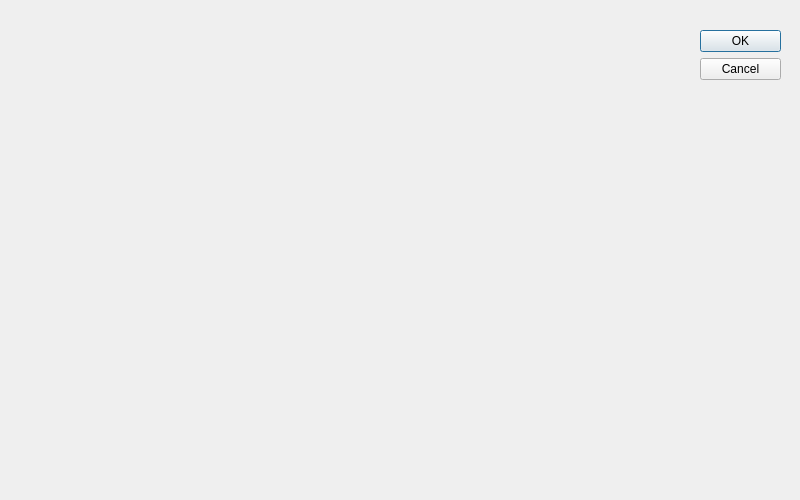
<?xml version="1.0" encoding="UTF-8"?>
<ui version="4.0">
 <class>MarburgFever</class>
 <widget class="QDialog" name="MarburgFever">
  <property name="geometry">
   <rect>
    <x>0</x>
    <y>0</y>
    <width>800</width>
    <height>500</height>
   </rect>
  </property>
  <property name="windowTitle">
   <string>Dialog</string>
  </property>
  <widget class="QDialogButtonBox" name="buttonBox">
   <property name="geometry">
    <rect>
     <x>700</x>
     <y>30</y>
     <width>81</width>
     <height>241</height>
    </rect>
   </property>
   <property name="orientation">
    <enum>Qt::Vertical</enum>
   </property>
   <property name="standardButtons">
    <set>QDialogButtonBox::Cancel|QDialogButtonBox::Ok</set>
   </property>
  </widget>
 </widget>
 <resources/>
 <connections>
  <connection>
   <sender>buttonBox</sender>
   <signal>accepted()</signal>
   <receiver>MarburgFever</receiver>
   <slot>accept()</slot>
   <hints>
    <hint type="sourcelabel">
     <x>248</x>
     <y>254</y>
    </hint>
    <hint type="destinationlabel">
     <x>157</x>
     <y>274</y>
    </hint>
   </hints>
  </connection>
  <connection>
   <sender>buttonBox</sender>
   <signal>rejected()</signal>
   <receiver>MarburgFever</receiver>
   <slot>reject()</slot>
   <hints>
    <hint type="sourcelabel">
     <x>316</x>
     <y>260</y>
    </hint>
    <hint type="destinationlabel">
     <x>286</x>
     <y>274</y>
    </hint>
   </hints>
  </connection>
 </connections>
</ui>
